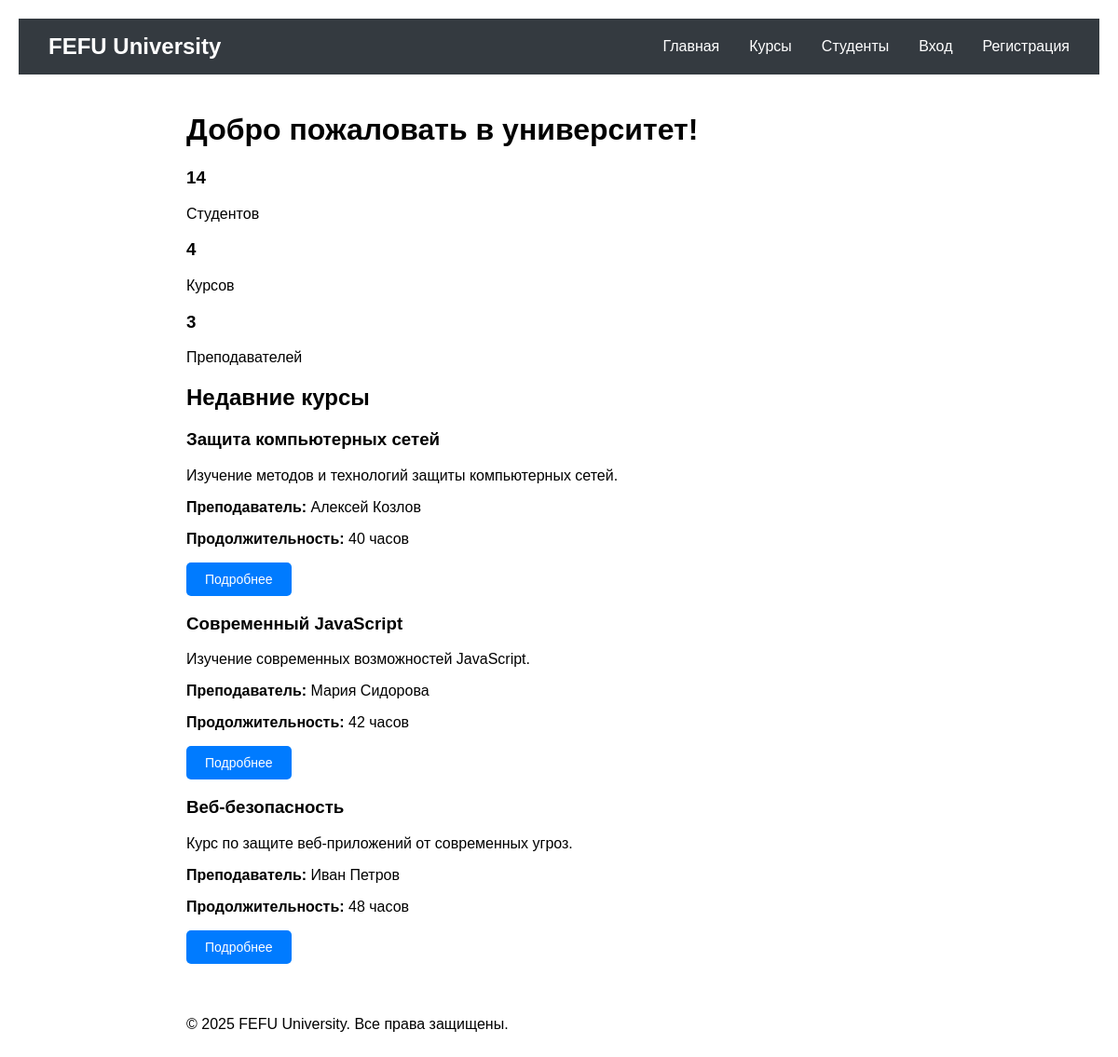
The page / on the database its author committed.
### fefu_lab/models.py (models this page shows, shortened)
class Course(models.Model):
    LEVEL_CHOICES = [
        ('BEGINNER', 'Начальный'),
        ('INTERMEDIATE', 'Средний'),
        ('ADVANCED', 'Продвинутый'),
    ]
    title = models.CharField(
        max_length=200,
        unique=True,
        verbose_name='Название курса'
    )
    slug = models.SlugField(unique=True, verbose_name='URL-адрес')
    description = models.TextField(verbose_name='Описание')
    duration = models.PositiveIntegerField(
        validators=[MinValueValidator(1)],
        verbose_name='Продолжительность (часов)'
    )
    instructor = models.ForeignKey(
        'Instructor',
        on_delete=models.SET_NULL,
        null=True,
        blank=True,
        verbose_name='Преподаватель'
    )
    is_active = models.BooleanField(default=True, verbose_name='Активен')
    level = models.CharField(
        max_length=12,
        choices=LEVEL_CHOICES,
        default='BEGINNER',
        verbose_name='Уровень сложности'
    )
    max_students = models.PositiveIntegerField(default=30, verbose_name='Максимум студентов')
    price = models.DecimalField(
        max_digits=10,
        decimal_places=2,
        default=0,
        verbose_name='Стоимость'
    )
    created_at = models.DateTimeField(auto_now_add=True, verbose_name='Дата создания')
    class Meta:
        verbose_name = 'Курс'
        verbose_name_plural = 'Курсы'
        ordering = ['title']

class Instructor(models.Model):
    first_name = models.CharField(max_length=100, verbose_name='Имя')
    last_name = models.CharField(max_length=100, verbose_name='Фамилия')
    email = models.EmailField(unique=True, verbose_name='Электронная почта')
    specialization = models.CharField(max_length=200, verbose_name='Специализация')
    degree = models.CharField(max_length=100, blank=True, verbose_name='Ученая степень')
    class Meta:
        verbose_name = 'Преподаватель'
        verbose_name_plural = 'Преподаватели'

### fefu_lab/views.py (the view)
# urls.py: path('', views.home_page, name='home'),
def home_page(request):
    total_students = Student.objects.count()
    total_courses = Course.objects.filter(is_active=True).count()
    total_instructors = Instructor.objects.count()
    recent_courses = Course.objects.filter(is_active=True).order_by('-created_at')[:3]
    return render(request, 'fefu_lab/home.html', {
        'title': 'Главная страница',
        'total_students': total_students,
        'total_courses': total_courses,
        'total_instructors': total_instructors,
        'recent_courses': recent_courses
    })

### fefu_lab/templates/fefu_lab/home.html (shortened to what this page needs)
{% extends "fefu_lab/base.html" %}
{% block content %}
<div class="container">
    <h1>Добро пожаловать в университет!</h1>
    <div class="stats-grid">
        <div class="stat-card">
            <h3>{{ total_students }}</h3>
            <p>Студентов</p>
        </div>
        <div class="stat-card">
            <h3>{{ total_courses }}</h3>
            <p>Курсов</p>
        </div>
        <div class="stat-card">
            <h3>{{ total_instructors }}</h3>
            <p>Преподавателей</p>
        </div>
    </div>
    {% if recent_courses %}
    <h2>Недавние курсы</h2>
    <div class="courses-grid">
        {% for course in recent_courses %}
        <div class="course-card">
            <h3>{{ course.title }}</h3>
            <p>{{ course.description|truncatewords:20 }}</p>
            <p><strong>Преподаватель:</strong>
                {% if course.instructor %}
                    {{ course.instructor.first_name }} {{ course.instructor.last_name }}
                {% else %}
                    Не назначен
                {% endif %}
            </p>
            <p><strong>Продолжительность:</strong> {{ course.duration }} часов</p>
            <a href="{% url 'course_detail' course.slug %}" class="btn">Подробнее</a>
        </div>
        {% endfor %}
    </div>
    {% else %}
    <p>Пока нет активных курсов.</p>
    {% endif %}
</div>
{% endblock %}

### fefu_lab/css/style.css (style rules this page uses)
body { font-family: Arial, sans-serif; margin: 20px; }
.btn { background: #007bff; color: white; padding: 12px 24px; border: none; border-radius: 5px; cursor: pointer; font-size: 16px; text-decoration: none; display: inline-block; }
.container { max-width: 800px; margin: 0 auto; padding: 20px; }
.btn { display: inline-block; padding: 10px 20px; background: #007bff; color: white; text-decoration: none; border-radius: 5px; border: none; cursor: pointer; font-size: 14px; transition: background 0.3s; }

### rows shown on the page
Course: title "Защита компьютерных сетей", description "Изучение методов и технологий защиты компьютерных сетей.", instructor.first_name "Алексей", instructor.last_name "Козлов", duration "40"
Course: title "Современный JavaScript", description "Изучение современных возможностей JavaScript.", instructor.first_name "Мария", instructor.last_name "Сидорова", duration "42"
Course: title "Веб-безопасность", description "Курс по защите веб-приложений от современных угроз.", instructor.first_name "Иван", instructor.last_name "Петров", duration "48"

### other values the page prints
{{ total_students }} "14"
{{ total_courses }} "4"
{{ total_instructors }} "3"
